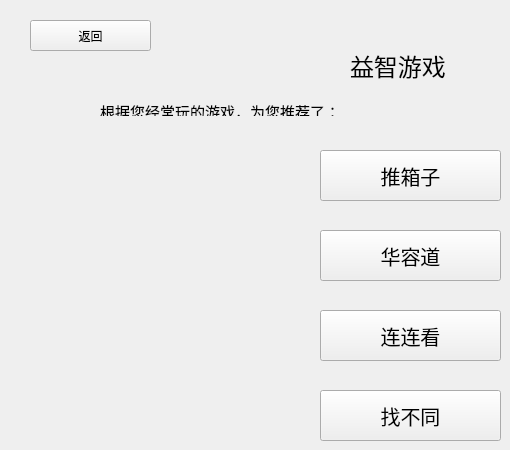
  <widget class="QWidget" name="YizhiWindow">
   <property name="windowTitle">
    <string>益智类</string>
   </property>
   <widget class="QPushButton" name="GameDetailBack">
    <property name="geometry">
     <rect>
      <x>30</x>
      <y>20</y>
      <width>121</width>
      <height>31</height>
     </rect>
    </property>
    <property name="text">
     <string>返回</string>
    </property>
   </widget>
   <widget class="QPushButton" name="Tuixiangzi">
    <property name="geometry">
     <rect>
      <x>320</x>
      <y>150</y>
      <width>181</width>
      <height>51</height>
     </rect>
    </property>
    <property name="font">
     <font>
      <family>宋体</family>
      <pointsize>15</pointsize>
      <underline>false</underline>
     </font>
    </property>
    <property name="cursor">
     <cursorShape>ArrowCursor</cursorShape>
    </property>
    <property name="text">
     <string>推箱子</string>
    </property>
    <property name="icon">
     <iconset>
      <normaloff>Icon/tuixiangzi.jpg</normaloff>Icon/tuixiangzi.jpg</iconset>
    </property>
    <property name="iconSize">
     <size>
      <width>45</width>
      <height>45</height>
     </size>
    </property>
   </widget>
   <widget class="QPushButton" name="Huarongdao">
    <property name="geometry">
     <rect>
      <x>320</x>
      <y>230</y>
      <width>181</width>
      <height>51</height>
     </rect>
    </property>
    <property name="font">
     <font>
      <family>宋体</family>
      <pointsize>15</pointsize>
      <underline>false</underline>
     </font>
    </property>
    <property name="cursor">
     <cursorShape>ArrowCursor</cursorShape>
    </property>
    <property name="text">
     <string>华容道</string>
    </property>
    <property name="icon">
     <iconset>
      <normaloff>Icon/huarongdao.jpg</normaloff>Icon/huarongdao.jpg</iconset>
    </property>
    <property name="iconSize">
     <size>
      <width>45</width>
      <height>45</height>
     </size>
    </property>
   </widget>
   <widget class="QPushButton" name="Lianliankan">
    <property name="geometry">
     <rect>
      <x>320</x>
      <y>310</y>
      <width>181</width>
      <height>51</height>
     </rect>
    </property>
    <property name="font">
     <font>
      <family>宋体</family>
      <pointsize>15</pointsize>
      <underline>false</underline>
     </font>
    </property>
    <property name="cursor">
     <cursorShape>ArrowCursor</cursorShape>
    </property>
    <property name="text">
     <string>连连看</string>
    </property>
    <property name="icon">
     <iconset>
      <normaloff>Icon/lianliankan.jpg</normaloff>Icon/lianliankan.jpg</iconset>
    </property>
    <property name="iconSize">
     <size>
      <width>45</width>
      <height>45</height>
     </size>
    </property>
   </widget>
   <widget class="QPushButton" name="Zhaobutong">
    <property name="geometry">
     <rect>
      <x>320</x>
      <y>390</y>
      <width>181</width>
      <height>51</height>
     </rect>
    </property>
    <property name="font">
     <font>
      <family>宋体</family>
      <pointsize>15</pointsize>
      <underline>false</underline>
     </font>
    </property>
    <property name="cursor">
     <cursorShape>ArrowCursor</cursorShape>
    </property>
    <property name="text">
     <string>找不同</string>
    </property>
    <property name="icon">
     <iconset>
      <normaloff>Icon/zhaobutong.jpg</normaloff>Icon/zhaobutong.jpg</iconset>
    </property>
    <property name="iconSize">
     <size>
      <width>45</width>
      <height>45</height>
     </size>
    </property>
   </widget>
   <widget class="QLabel" name="label">
    <property name="geometry">
     <rect>
      <x>350</x>
      <y>40</y>
      <width>131</width>
      <height>51</height>
     </rect>
    </property>
    <property name="text">
     <string>&lt;html&gt;&lt;head/&gt;&lt;body&gt;&lt;p&gt;&lt;span style=&quot; font-size:18pt;&quot;&gt;益智游戏&lt;/span&gt;&lt;/p&gt;&lt;/body&gt;&lt;/html&gt;</string>
    </property>
   </widget>
   <widget class="QLabel" name="TuijianLabel_4">
    <property name="geometry">
     <rect>
      <x>100</x>
      <y>100</y>
      <width>281</width>
      <height>16</height>
     </rect>
    </property>
    <property name="text">
     <string>&lt;html&gt;&lt;head/&gt;&lt;body&gt;&lt;p&gt;&lt;span style=&quot; font-size:11pt;&quot;&gt;根据您经常玩的游戏，为您推荐了：&lt;/span&gt;&lt;/p&gt;&lt;/body&gt;&lt;/html&gt;</string>
    </property>
   </widget>
  </widget>
